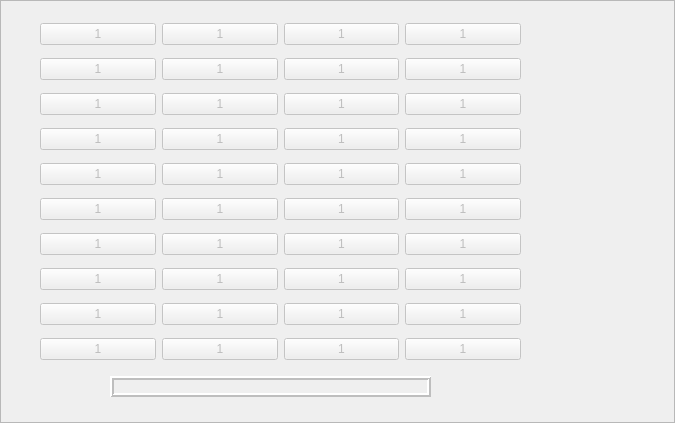
     <widget class="QFrame" name="TECH_FRAME_manual_gpio">
      <property name="enabled">
       <bool>false</bool>
      </property>
      <property name="geometry">
       <rect>
        <x>40</x>
        <y>30</y>
        <width>675</width>
        <height>423</height>
       </rect>
      </property>
      <property name="frameShape">
       <enum>QFrame::StyledPanel</enum>
      </property>
      <property name="frameShadow">
       <enum>QFrame::Raised</enum>
      </property>
      <widget class="QLabel" name="LBL_gpio_display">
       <property name="geometry">
        <rect>
         <x>110</x>
         <y>376</y>
         <width>321</width>
         <height>21</height>
        </rect>
       </property>
       <property name="font">
        <font>
         <family>Arial</family>
        </font>
       </property>
       <property name="frameShape">
        <enum>QFrame::Box</enum>
       </property>
       <property name="frameShadow">
        <enum>QFrame::Raised</enum>
       </property>
       <property name="lineWidth">
        <number>2</number>
       </property>
       <property name="text">
        <string/>
       </property>
      </widget>
      <widget class="QWidget" name="gridLayoutWidget">
       <property name="geometry">
        <rect>
         <x>40</x>
         <y>16</y>
         <width>481</width>
         <height>356</height>
        </rect>
       </property>
       <layout class="QGridLayout" name="GRID_gpio_manual">
        <item row="9" column="1">
         <widget class="QPushButton" name="gpio_19">
          <property name="text">
           <string>1</string>
          </property>
          <property name="checkable">
           <bool>true</bool>
          </property>
          <attribute name="buttonGroup">
           <string notr="true">buttonGroup</string>
          </attribute>
         </widget>
        </item>
        <item row="1" column="3">
         <widget class="QPushButton" name="gpio_31">
          <property name="text">
           <string>1</string>
          </property>
          <property name="checkable">
           <bool>true</bool>
          </property>
          <attribute name="buttonGroup">
           <string notr="true">buttonGroup</string>
          </attribute>
         </widget>
        </item>
        <item row="6" column="3">
         <widget class="QPushButton" name="gpio_36">
          <property name="text">
           <string>1</string>
          </property>
          <property name="checkable">
           <bool>true</bool>
          </property>
          <attribute name="buttonGroup">
           <string notr="true">buttonGroup</string>
          </attribute>
         </widget>
        </item>
        <item row="9" column="2">
         <widget class="QPushButton" name="gpio_29">
          <property name="text">
           <string>1</string>
          </property>
          <property name="checkable">
           <bool>true</bool>
          </property>
          <attribute name="buttonGroup">
           <string notr="true">buttonGroup</string>
          </attribute>
         </widget>
        </item>
        <item row="5" column="1">
         <widget class="QPushButton" name="gpio_15">
          <property name="text">
           <string>1</string>
          </property>
          <property name="checkable">
           <bool>true</bool>
          </property>
          <attribute name="buttonGroup">
           <string notr="true">buttonGroup</string>
          </attribute>
         </widget>
        </item>
        <item row="10" column="2">
         <widget class="QPushButton" name="gpio_30">
          <property name="text">
           <string>1</string>
          </property>
          <property name="checkable">
           <bool>true</bool>
          </property>
          <attribute name="buttonGroup">
           <string notr="true">buttonGroup</string>
          </attribute>
         </widget>
        </item>
        <item row="6" column="0">
         <widget class="QPushButton" name="gpio_6">
          <property name="text">
           <string>1</string>
          </property>
          <property name="checkable">
           <bool>true</bool>
          </property>
          <attribute name="buttonGroup">
           <string notr="true">buttonGroup</string>
          </attribute>
         </widget>
        </item>
        <item row="3" column="2">
         <widget class="QPushButton" name="gpio_23">
          <property name="text">
           <string>1</string>
          </property>
          <property name="checkable">
           <bool>true</bool>
          </property>
          <attribute name="buttonGroup">
           <string notr="true">buttonGroup</string>
          </attribute>
         </widget>
        </item>
        <item row="1" column="0">
         <widget class="QPushButton" name="gpio_1">
          <property name="text">
           <string>1</string>
          </property>
          <property name="checkable">
           <bool>true</bool>
          </property>
          <attribute name="buttonGroup">
           <string notr="true">buttonGroup</string>
          </attribute>
         </widget>
        </item>
        <item row="7" column="1">
         <widget class="QPushButton" name="gpio_17">
          <property name="text">
           <string>1</string>
          </property>
          <property name="checkable">
           <bool>true</bool>
          </property>
          <attribute name="buttonGroup">
           <string notr="true">buttonGroup</string>
          </attribute>
         </widget>
        </item>
        <item row="4" column="3">
         <widget class="QPushButton" name="gpio_34">
          <property name="text">
           <string>1</string>
          </property>
          <property name="checkable">
           <bool>true</bool>
          </property>
          <attribute name="buttonGroup">
           <string notr="true">buttonGroup</string>
          </attribute>
         </widget>
        </item>
        <item row="2" column="2">
         <widget class="QPushButton" name="gpio_22">
          <property name="text">
           <string>1</string>
          </property>
          <property name="checkable">
           <bool>true</bool>
          </property>
          <attribute name="buttonGroup">
           <string notr="true">buttonGroup</string>
          </attribute>
         </widget>
        </item>
        <item row="7" column="3">
         <widget class="QPushButton" name="gpio_37">
          <property name="text">
           <string>1</string>
          </property>
          <property name="checkable">
           <bool>true</bool>
          </property>
          <attribute name="buttonGroup">
           <string notr="true">buttonGroup</string>
          </attribute>
         </widget>
        </item>
        <item row="4" column="0">
         <widget class="QPushButton" name="gpio_4">
          <property name="text">
           <string>1</string>
          </property>
          <property name="checkable">
           <bool>true</bool>
          </property>
          <attribute name="buttonGroup">
           <string notr="true">buttonGroup</string>
          </attribute>
         </widget>
        </item>
        <item row="2" column="3">
         <widget class="QPushButton" name="gpio_32">
          <property name="text">
           <string>1</string>
          </property>
          <property name="checkable">
           <bool>true</bool>
          </property>
          <attribute name="buttonGroup">
           <string notr="true">buttonGroup</string>
          </attribute>
         </widget>
        </item>
        <item row="2" column="0">
         <widget class="QPushButton" name="gpio_2">
          <property name="text">
           <string>1</string>
          </property>
          <property name="checkable">
           <bool>true</bool>
          </property>
          <attribute name="buttonGroup">
           <string notr="true">buttonGroup</string>
          </attribute>
         </widget>
        </item>
        <item row="10" column="3">
         <widget class="QPushButton" name="gpio_40">
          <property name="text">
           <string>1</string>
          </property>
          <property name="checkable">
           <bool>true</bool>
          </property>
          <attribute name="buttonGroup">
           <string notr="true">buttonGroup</string>
          </attribute>
         </widget>
        </item>
        <item row="5" column="2">
         <widget class="QPushButton" name="gpio_25">
          <property name="text">
           <string>1</string>
          </property>
          <property name="checkable">
           <bool>true</bool>
          </property>
          <attribute name="buttonGroup">
           <string notr="true">buttonGroup</string>
          </attribute>
         </widget>
        </item>
        <item row="8" column="2">
         <widget class="QPushButton" name="gpio_28">
          <property name="text">
           <string>1</string>
          </property>
          <property name="checkable">
           <bool>true</bool>
          </property>
          <attribute name="buttonGroup">
           <string notr="true">buttonGroup</string>
          </attribute>
         </widget>
        </item>
        <item row="5" column="0">
         <widget class="QPushButton" name="gpio_5">
          <property name="text">
           <string>1</string>
          </property>
          <property name="checkable">
           <bool>true</bool>
          </property>
          <attribute name="buttonGroup">
           <string notr="true">buttonGroup</string>
          </attribute>
         </widget>
        </item>
        <item row="7" column="0">
         <widget class="QPushButton" name="gpio_7">
          <property name="text">
           <string>1</string>
          </property>
          <property name="checkable">
           <bool>true</bool>
          </property>
          <attribute name="buttonGroup">
           <string notr="true">buttonGroup</string>
          </attribute>
         </widget>
        </item>
        <item row="1" column="1">
         <widget class="QPushButton" name="gpio_11">
          <property name="text">
           <string>1</string>
          </property>
          <property name="checkable">
           <bool>true</bool>
          </property>
          <attribute name="buttonGroup">
           <string notr="true">buttonGroup</string>
          </attribute>
         </widget>
        </item>
        <item row="8" column="1">
         <widget class="QPushButton" name="gpio_18">
          <property name="text">
           <string>1</string>
          </property>
          <property name="checkable">
           <bool>true</bool>
          </property>
          <attribute name="buttonGroup">
           <string notr="true">buttonGroup</string>
          </attribute>
         </widget>
        </item>
        <item row="8" column="3">
         <widget class="QPushButton" name="gpio_38">
          <property name="text">
           <string>1</string>
          </property>
          <property name="checkable">
           <bool>true</bool>
          </property>
          <attribute name="buttonGroup">
           <string notr="true">buttonGroup</string>
          </attribute>
         </widget>
        </item>
        <item row="8" column="0">
         <widget class="QPushButton" name="gpio_8">
          <property name="text">
           <string>1</string>
          </property>
          <property name="checkable">
           <bool>true</bool>
          </property>
          <attribute name="buttonGroup">
           <string notr="true">buttonGroup</string>
          </attribute>
         </widget>
        </item>
        <item row="6" column="2">
         <widget class="QPushButton" name="gpio_26">
          <property name="text">
           <string>1</string>
          </property>
          <property name="checkable">
           <bool>true</bool>
          </property>
          <attribute name="buttonGroup">
           <string notr="true">buttonGroup</string>
          </attribute>
         </widget>
        </item>
        <item row="10" column="0">
         <widget class="QPushButton" name="gpio_10">
          <property name="text">
           <string>1</string>
          </property>
          <property name="checkable">
           <bool>true</bool>
          </property>
          <attribute name="buttonGroup">
           <string notr="true">buttonGroup</string>
          </attribute>
         </widget>
        </item>
        <item row="4" column="2">
         <widget class="QPushButton" name="gpio_24">
          <property name="text">
           <string>1</string>
          </property>
          <property name="checkable">
           <bool>true</bool>
          </property>
          <attribute name="buttonGroup">
           <string notr="true">buttonGroup</string>
          </attribute>
         </widget>
        </item>
        <item row="4" column="1">
         <widget class="QPushButton" name="gpio_14">
          <property name="text">
           <string>1</string>
          </property>
          <property name="checkable">
           <bool>true</bool>
          </property>
          <attribute name="buttonGroup">
           <string notr="true">buttonGroup</string>
          </attribute>
         </widget>
        </item>
        <item row="6" column="1">
         <widget class="QPushButton" name="gpio_16">
          <property name="text">
           <string>1</string>
          </property>
          <property name="checkable">
           <bool>true</bool>
          </property>
          <attribute name="buttonGroup">
           <string notr="true">buttonGroup</string>
          </attribute>
         </widget>
        </item>
        <item row="1" column="2">
         <widget class="QPushButton" name="gpio_21">
          <property name="text">
           <string>1</string>
          </property>
          <property name="checkable">
           <bool>true</bool>
          </property>
         </widget>
        </item>
        <item row="2" column="1">
         <widget class="QPushButton" name="gpio_12">
          <property name="text">
           <string>1</string>
          </property>
          <property name="checkable">
           <bool>true</bool>
          </property>
          <attribute name="buttonGroup">
           <string notr="true">buttonGroup</string>
          </attribute>
         </widget>
        </item>
        <item row="3" column="0">
         <widget class="QPushButton" name="gpio_3">
          <property name="text">
           <string>1</string>
          </property>
          <property name="checkable">
           <bool>true</bool>
          </property>
          <attribute name="buttonGroup">
           <string notr="true">buttonGroup</string>
          </attribute>
         </widget>
        </item>
        <item row="3" column="3">
         <widget class="QPushButton" name="gpio_33">
          <property name="text">
           <string>1</string>
          </property>
          <property name="checkable">
           <bool>true</bool>
          </property>
          <attribute name="buttonGroup">
           <string notr="true">buttonGroup</string>
          </attribute>
         </widget>
        </item>
        <item row="7" column="2">
         <widget class="QPushButton" name="gpio_27">
          <property name="text">
           <string>1</string>
          </property>
          <property name="checkable">
           <bool>true</bool>
          </property>
          <attribute name="buttonGroup">
           <string notr="true">buttonGroup</string>
          </attribute>
         </widget>
        </item>
        <item row="9" column="3">
         <widget class="QPushButton" name="gpio_39">
          <property name="text">
           <string>1</string>
          </property>
          <property name="checkable">
           <bool>true</bool>
          </property>
          <attribute name="buttonGroup">
           <string notr="true">buttonGroup</string>
          </attribute>
         </widget>
        </item>
        <item row="3" column="1">
         <widget class="QPushButton" name="gpio_13">
          <property name="text">
           <string>1</string>
          </property>
          <property name="checkable">
           <bool>true</bool>
          </property>
          <attribute name="buttonGroup">
           <string notr="true">buttonGroup</string>
          </attribute>
         </widget>
        </item>
        <item row="9" column="0">
         <widget class="QPushButton" name="gpio_9">
          <property name="text">
           <string>1</string>
          </property>
          <property name="checkable">
           <bool>true</bool>
          </property>
          <attribute name="buttonGroup">
           <string notr="true">buttonGroup</string>
          </attribute>
         </widget>
        </item>
        <item row="10" column="1">
         <widget class="QPushButton" name="gpio_20">
          <property name="text">
           <string>1</string>
          </property>
          <property name="checkable">
           <bool>true</bool>
          </property>
          <attribute name="buttonGroup">
           <string notr="true">buttonGroup</string>
          </attribute>
         </widget>
        </item>
        <item row="5" column="3">
         <widget class="QPushButton" name="gpio_35">
          <property name="text">
           <string>1</string>
          </property>
          <property name="checkable">
           <bool>true</bool>
          </property>
          <attribute name="buttonGroup">
           <string notr="true">buttonGroup</string>
          </attribute>
         </widget>
        </item>
       </layout>
      </widget>
     </widget>
